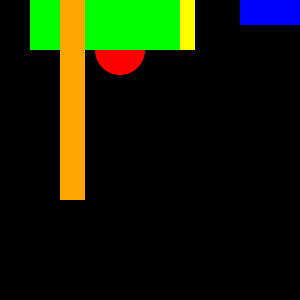
Frame 1 (no input)
Frame 60 (the mouse pressed at the canvas centre just before this capture): identical to frame 1, image omitted
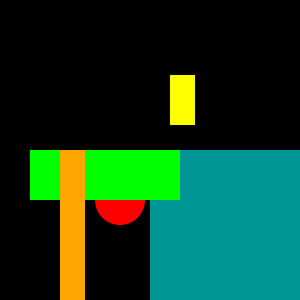
Frame 120 (the mouse held since frame 60 and released just before this capture)

The Processing sketch that drew these frames (run headless with seeded random() and noise(); from frame 60 on, the mouse is pressed at the canvas centre):

// Processing sketch: processing_18566
// ── processing_18566.pde

void setup(){
size(300,300);
}

void draw(){
  
int x = 120;
background(0);

fill(0,mouseX,mouseY);
noStroke();
rect(mouseY, mouseY, mouseX, mouseY);

fill(255,0,0);
noStroke();
ellipse(x, mouseY+50, 50, 50);

fill(255,255,0);
noStroke();
rect(x+50, mouseX/2, 25, 50);

fill(0,0,255);
noStroke();
rect(x*2, mouseY*2, 75, 25);

fill(0,255,0);
noStroke();
rect(150-x, mouseX, 150, 50);

fill(255, 165, 0);
noStroke();
rect(x/2, mouseY, 25, 200);


}
